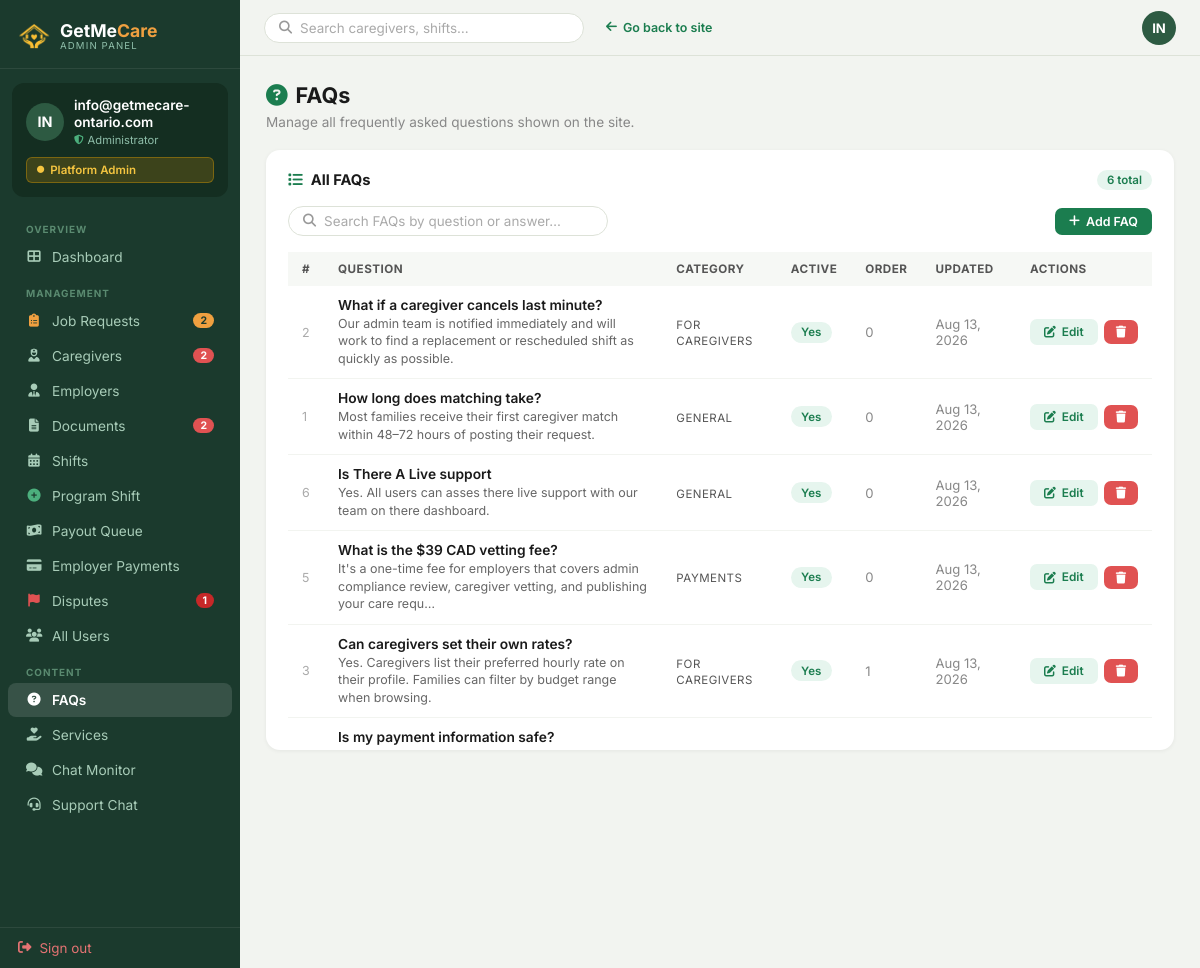
Page /admin-panel/faqs/ (signed in) on the committed database.
### Account/models.py (models this page shows, shortened)
class CustomUser(AbstractUser):
    EMPLOYER = 'employer'
    CAREGIVER = 'caregiver'
    ROLE_CHOICES = [
        (EMPLOYER, 'Employer / Family'),
        (CAREGIVER, 'Caregiver / PSW'),
    ]
    role = models.CharField(
        max_length=20,
        choices=ROLE_CHOICES,
        default=EMPLOYER,
    )
    phone = models.CharField(max_length=20, blank=True)
    @property
    def is_admin(self):
        return self.is_superuser or self.is_staff
    @property
    def is_employer(self):
        return self.role == self.EMPLOYER and not self.is_admin
    @property
    def is_caregiver(self):
        return self.role == self.CAREGIVER and not self.is_admin

### AdminApp/models.py (models this page shows, shortened)
class Faq(models.Model):
    CAT_GENERAL      = 'general'
    CAT_SERVICES     = 'services'
    CAT_PRICING      = 'pricing'
    CAT_HOW_IT_WORKS = 'how_it_works'
    CAT_VERIFICATION = 'verification'
    CAT_SCHEDULING   = 'scheduling'
    CAT_PAYMENTS     = 'payments'
    CAT_CAREGIVERS   = 'caregivers'
    CAT_COVERAGE     = 'coverage'
    CAT_SUPPORT      = 'support'
    CATEGORY_CHOICES = [
        (CAT_GENERAL,      'General'),
        (CAT_SERVICES,     'Services'),
        (CAT_PRICING,      'Pricing & Rates'),
        (CAT_HOW_IT_WORKS, 'How It Works'),
        (CAT_VERIFICATION, 'Caregiver Verification'),
        (CAT_SCHEDULING,   'Scheduling'),
        (CAT_PAYMENTS,     'Payments'),
        (CAT_CAREGIVERS,   'For Caregivers'),
        (CAT_COVERAGE,     'Coverage'),
        (CAT_SUPPORT,      'Support'),
    ]
    question   = models.CharField(max_length=255, help_text="The question shown to visitors.")
    answer     = models.TextField(help_text="The full answer body.")
    category   = models.CharField(max_length=20, choices=CATEGORY_CHOICES, default=CAT_GENERAL)
    is_active  = models.BooleanField(default=True, help_text="Unchecked hides this FAQ from the public site.")
    order      = models.PositiveIntegerField(default=0, help_text="Lower numbers appear first.")
    created_at = models.DateTimeField(auto_now_add=True)
    updated_at = models.DateTimeField(auto_now=True)
    class Meta:
        ordering = ['order', 'category', 'question']
        verbose_name = 'FAQ'
        verbose_name_plural = 'FAQs'

### AdminApp/views.py (the view)
    @login_required(login_url='Account:login')
    def wrapper(request, *args, **kwargs):
        if not (request.user.is_staff or request.user.is_superuser):
            messages.error(request, 'Access denied. Admin account required.')
            return redirect('Account:login')
        return view_func(request, *args, **kwargs)

### Account/views.py (called while the page is built, shortened)
def ensure_user_notifications(user):
    if not user or not user.is_authenticated:
        return
    if user.notifications.exists():
        return

### AdminApp/views.py (called while the page is built)
def admin_required(view_func):
    @login_required(login_url='Account:login')
    def wrapper(request, *args, **kwargs):
        if not (request.user.is_staff or request.user.is_superuser):
            messages.error(request, 'Access denied. Admin account required.')
            return redirect('Account:login')
        return view_func(request, *args, **kwargs)
    wrapper.__name__ = view_func.__name__
    return wrapper

def _admin_sidebar():
    from Account.models import EmployerPayment, Dispute, JobPosting
    return {
        'pending_docs':            CaregiverDocument.objects.filter(status=CaregiverDocument.STATUS_PENDING).count(),
        'pending_profiles':        CaregiverProfile.objects.filter(status=CaregiverProfile.STATUS_PENDING).count(),
        'open_jobs_count':         JobPosting.objects.filter(status=JobPosting.STATUS_OPEN).count(),
        'employer_payments_count': EmployerPayment.objects.filter(admin_seen=False).count(),
        'payout_queue_count':      ShiftLog.objects.filter(payment_status=ShiftLog.PAY_PENDING).count(),
        'counts': {
            'open': Dispute.objects.filter(status=Dispute.STATUS_OPEN).count(),
        },
    }

@admin_required
def faq_list(request):
    q = request.GET.get('q', '').strip()
    faqs = Faq.objects.all().order_by('order', 'category', 'question')
    if q:
        faqs = faqs.filter(
            Q(question__icontains=q) | Q(answer__icontains=q)
        )
    ctx = _admin_sidebar()
    ctx['faqs'] = faqs
    ctx['search_q'] = q
    return render(request, 'AdminApp/faq-list.html', ctx)

### GETMECARE/context_processors.py (called while the page is built)
def _get_support_unread_count(user):
    try:
        from Chatbot.models import SupportMessage
        return SupportMessage.objects.filter(
            chat__user=user,
            is_read=False,
        ).exclude(sender=user).count()
    except Exception:
        return 0

def admin_whatsapp_number(request):
    from django.conf import settings
    return {
        'admin_whatsapp_number': getattr(settings, 'ADMIN_WHATSAPP_NUMBER', '+12494812647'),
    }

### templates/AdminApp/faq-list.html (shortened to what this page needs)
{% extends "AdminApp/base_admin.html" %}
{% block content %}
<div style="margin-bottom:20px">
  <h1 class="adm-page-title" style="margin-bottom:6px">
    <i class="fas fa-question-circle" style="color:#1b7d4f;margin-right:8px"></i>FAQs
  </h1>
  <p style="font-size:.85rem;color:#888">Manage all frequently asked questions shown on the site.</p>
</div>
<div class="adm-card">
  <div class="adm-card-pad">
    <div style="font-size:.92rem;font-weight:700;color:#1a1a1a;margin-bottom:16px;
                display:flex;align-items:center;gap:8px">
      <i class="fas fa-list" style="color:#1b7d4f"></i> All FAQs
      <span style="margin-left:auto;font-size:.72rem;font-weight:600;
                   background:#e6f5ee;color:#1b7d4f;border-radius:20px;padding:3px 10px">
        {% if search_q %}{{ faqs|length }} result{{ faqs|length|pluralize }}{% else %}{{ faqs|length }} total{% endif %}
      </span>
    </div>
    <div style="display:flex;justify-content:space-between;align-items:center;gap:12px;flex-wrap:wrap;margin-bottom:16px">
      <form method="get" action="" style="flex:1;min-width:200px">
        <div class="adm-search">
          <i class="fas fa-search"></i>
          <input type="text" name="q" placeholder="Search FAQs by question or answer…" value="{{ request.GET.q|default:'' }}">
        </div>
      </form>
      <a href="{% url 'AdminApp:faq_add' %}" class="adm-btn adm-btn-green" style="flex-shrink:0">
        <i class="fas fa-plus"></i> Add FAQ
      </a>
    </div>
    <div class="scroll-table-wrap">
      <table class="adm-table">
        <thead>
          <tr>
            <th>#</th>
            <th>Question</th>
            <th>Category</th>
            <th>Active</th>
            <th>Order</th>
            <th>Updated</th>
            <th>Actions</th>
          </tr>
        </thead>
        <tbody>
          {% for f in faqs %}
          <tr>
            <td style="color:#aaa;font-size:.78rem">{{ f.pk }}</td>
            <td>
              <div class="faq-q">{{ f.question }}</div>
              <div class="faq-a">{{ f.answer|truncatechars:120 }}</div>
            </td>
            <td><span class="faq-cat">{{ f.get_category_display }}</span></td>
            <td>
              {% if f.is_active %}<span class="badge badge-green">Yes</span>
              {% else %}<span class="badge badge-grey">No</span>{% endif %}
            </td>
            <td style="color:#888;font-size:.82rem">{{ f.order }}</td>
            <td style="color:#888;font-size:.82rem">{{ f.updated_at|date:"M d, Y" }}</td>
            <td>
              <div style="display:flex;gap:6px;align-items:center">
                <a href="{% url 'AdminApp:faq_edit' f.pk %}" class="adm-btn adm-btn-view" style="font-size:.74rem">
                  <i class="fas fa-edit"></i> Edit
                </a>
                <form method="post" action="{% url 'AdminApp:faq_delete' f.pk %}" style="display:inline" onsubmit="return confirm('Delete FAQ “{{ f.question|escapejs }}”? This cannot be undone.');">
                  <button type="submit" class="adm-btn adm-btn-danger" style="font-size:.74rem;padding:6px 12px">
                    <i class="fas fa-trash"></i>
                  </button>
                </form>
              </div>
            </td>
          </tr>
          {% endfor %}
        </tbody>
      </table>
    </div>
  </div>
</div>
{% endblock %}

### templates/AdminApp/base_admin.html (shortened to what this page needs)
{% load static %}
<!doctype html>
<html lang="en">
<head>
  <link rel="stylesheet" href="https://cdnjs.cloudflare.com/ajax/libs/font-awesome/6.4.0/css/all.min.css"/>
</head>
<body>
<aside class="adm-sidebar" id="adm-sidebar">
  <div class="adm-logo">
    <a href="{% url 'home' %}">
      <img src="{% static 'Caregiver/images/sitelog.png' %}" alt="GetMeCare" style="width:32px;height:32px;object-fit:contain;filter:brightness(0) saturate(100%) invert(72%) sepia(60%) saturate(600%) hue-rotate(345deg) brightness(105%) contrast(95%)">
      <div>
        <div class="adm-logo-name">GetMe<span style="color:#F0A040">Care</span></div>
        <div class="adm-logo-sub">Admin Panel</div>
      </div>
    </a>
  </div>
  <div class="adm-profile">
    <div class="adm-profile-row">
      <div class="adm-av">{% if request.user.first_name %}{{ request.user.first_name|first|upper }}{{ request.user.last_name|first|upper }}{% else %}{{ request.user.username|slice:":2"|upper }}{% endif %}</div>
      <div>
        <div class="adm-av-name">{{ request.user.get_full_name|default:request.user.username }}</div>
        <div class="adm-av-role"><i class="fas fa-shield-alt" style="color:#4caf7d;font-size:.6rem;"></i> Administrator</div>
      </div>
    </div>
    <div class="adm-badge"><i class="fas fa-circle" style="font-size:.45rem;"></i> Platform Admin</div>
  </div>
  <div class="adm-nav">
    <div class="adm-nav-section">Overview</div>
    <a href="{% url 'AdminApp:dashboard' %}" {% if request.resolver_match.url_name == 'dashboard' %}class="active"{% endif %}>
      <i class="fas fa-th-large"></i> Dashboard
    </a>
    <div class="adm-nav-section">Management</div>
    <a href="{% url 'AdminApp:job_requests' %}" {% if request.resolver_match.url_name in 'job_requests,job_request_matches,admin_create_39_payment_link' %}class="active"{% endif %}>
      <i class="fas fa-clipboard-list" style="color:#f0a040"></i> Job Requests
      {% if open_jobs_count %}<span class="adm-nav-badge" style="background:#f0a040;color:#1b3a2d">{{ open_jobs_count }}</span>{% endif %}
    </a>
    <a href="{% url 'AdminApp:manage_caregivers' %}" {% if request.resolver_match.url_name == 'manage_caregivers' %}class="active"{% endif %}>
      <i class="fas fa-user-nurse"></i> Caregivers
      {% if pending_profiles %}<span class="adm-nav-badge">{{ pending_profiles }}</span>{% endif %}
    </a>
    <a href="{% url 'AdminApp:manage_employers' %}" {% if request.resolver_match.url_name == 'manage_employers' %}class="active"{% endif %}>
      <i class="fas fa-user-tie"></i> Employers
    </a>
    <a href="{% url 'AdminApp:review_documents' %}" {% if request.resolver_match.url_name == 'review_documents' %}class="active"{% endif %}>
      <i class="fas fa-file-alt"></i> Documents
      {% if pending_docs %}<span class="adm-nav-badge">{{ pending_docs }}</span>{% endif %}
    </a>
    <a href="{% url 'AdminApp:manage_shifts' %}" {% if request.resolver_match.url_name == 'manage_shifts' %}class="active"{% endif %}>
      <i class="fas fa-calendar-alt"></i> Shifts
    </a>
    <a href="{% url 'AdminApp:program_shift' %}" {% if request.resolver_match.url_name == 'program_shift' %}class="active"{% endif %}>
      <i class="fas fa-plus-circle" style="color:#4caf7d"></i> Program Shift
    </a>
    <a href="{% url 'AdminApp:payout_queue' %}" {% if request.resolver_match.url_name == 'payout_queue' %}class="active"{% endif %}>
      <i class="fas fa-money-bill-wave"></i> Payout Queue
    </a>
    <a href="{% url 'AdminApp:employer_payments' %}" {% if request.resolver_match.url_name == 'employer_payments' %}class="active"{% endif %}>
      <i class="fas fa-credit-card"></i> Employer Payments
    </a>
    <a href="{% url 'AdminApp:dispute_list' %}" {% if request.resolver_match.url_name == 'dispute_list' or request.resolver_match.url_name == 'dispute_detail' %}class="active"{% endif %}>
      <i class="fas fa-flag" style="color:#e05252"></i> Disputes
      {% if counts.open %}<span class="adm-nav-badge" style="background:#c62828">{{ counts.open }}</span>{% endif %}
    </a>
    <a href="{% url 'AdminApp:manage_users' %}" {% if request.resolver_match.url_name == 'manage_users' %}class="active"{% endif %}>
      <i class="fas fa-users"></i> All Users
    </a>
    <div class="adm-nav-section">Content</div>
    <a href="{% url 'AdminApp:faq_list' %}" {% if request.resolver_match.url_name == 'faq_list' or request.resolver_match.url_name == 'faq_add' or request.resolver_match.url_name == 'faq_edit' %}class="active"{% endif %}>
      <i class="fas fa-question-circle"></i> FAQs
    </a>
    <a href="{% url 'AdminApp:service_list' %}" {% if request.resolver_match.url_name == 'service_list' or request.resolver_match.url_name == 'service_add' or request.resolver_match.url_name == 'service_edit' %}class="active"{% endif %}>
      <i class="fas fa-hand-holding-heart"></i> Services
    </a>
    <a href="{% url 'admin_chat_monitor' %}" {% if request.resolver_match.url_name == 'admin_chat_monitor' %}class="active"{% endif %}>
      <i class="fas fa-comments"></i> Chat Monitor
    </a>
    <a href="{% url 'admin_support' %}" {% if request.resolver_match.url_name == 'admin_support' %}class="active"{% endif %}>
      <i class="fas fa-headset"></i> Support Chat
    </a>
  </div>
  <div class="adm-signout">
    <a href="{% url 'Account:logout' %}"><i class="fas fa-sign-out-alt"></i> Sign out</a>
  </div>
</aside>
<div class="adm-topbar">
  <form method="get" action="" class="adm-search-bar-wrap" style="flex:1;max-width:320px;">
    <div class="adm-search">
      <i class="fas fa-search"></i>
      <input type="text" name="q" placeholder="Search caregivers, shifts…" value="{{ request.GET.q|default:'' }}">
    </div>
  </form>
  <a href="{% url 'home' %}" class="adm-back" style="margin-left:10px;">
    <i class="fas fa-arrow-left"></i> Go back to site
  </a>
  <div class="adm-topbar-av">{% if request.user.first_name %}{{ request.user.first_name|first|upper }}{{ request.user.last_name|first|upper }}{% else %}{{ request.user.username|slice:":2"|upper }}{% endif %}</div>
</div>
<main class="adm-main">
  <div class="adm-content">
    {% block content %}{% endblock %}
  </div>
</main>
  </body>
</html>

### templates/AdminApp/faq-list.html (style rules this page uses)
.faq-q { font-weight: 600; font-size: .86rem; color: #1a1a1a; }
.faq-a { font-size: .78rem; color: #666; line-height: 1.4; margin-top: 2px; display: block; }
.faq-cat { font-size: .72rem; color: #555; text-transform: uppercase; letter-spacing: .04em; }
.adm-btn-danger { background: #e05252; color: #fff; }

### rows in the picture
CustomUser: user.username "IN", user.get_full_name "info@getmecare-ontario.com"
Faq: pk "2", question "What if a caregiver cancels last minute?", answer "Our admin team is notified immediately and will work to find a replacement or rescheduled shift as quickly as possible.", category "FOR CAREGIVERS", is_active "Yes", order "0", updated_at "Aug 13, 2026"
Faq: pk "1", question "How long does matching take?", answer "Most families receive their first caregiver match within 48–72 hours of posting their request.", category "GENERAL", is_active "Yes", order "0", updated_at "Aug 13, 2026"
Faq: pk "6", question "Is There A Live support", answer "Yes. All users can asses there live support with our team on there dashboard.", category "GENERAL", is_active "Yes", order "0", updated_at "Aug 13, 2026"
Faq: pk "5", question "What is the $39 CAD vetting fee?", answer "It's a one-time fee for employers that covers admin compliance review, caregiver vetting, and publishing your care requ…", category "PAYMENTS", is_active "Yes", order "0", updated_at "Aug 13, 2026"
Faq: pk "3", question "Can caregivers set their own rates?", answer "Yes. Caregivers list their preferred hourly rate on their profile. Families can filter by budget range when browsing.", category "FOR CAREGIVERS", is_active "Yes", order "1", updated_at "Aug 13, 2026"
Faq: question "Is my payment information safe?"

### other values in the picture
{{ open_jobs_count }} "2"
{{ pending_profiles }} "2"
{{ pending_docs }} "2"
{{ counts.open }} "1"
{{ faqs|length }} "6"
